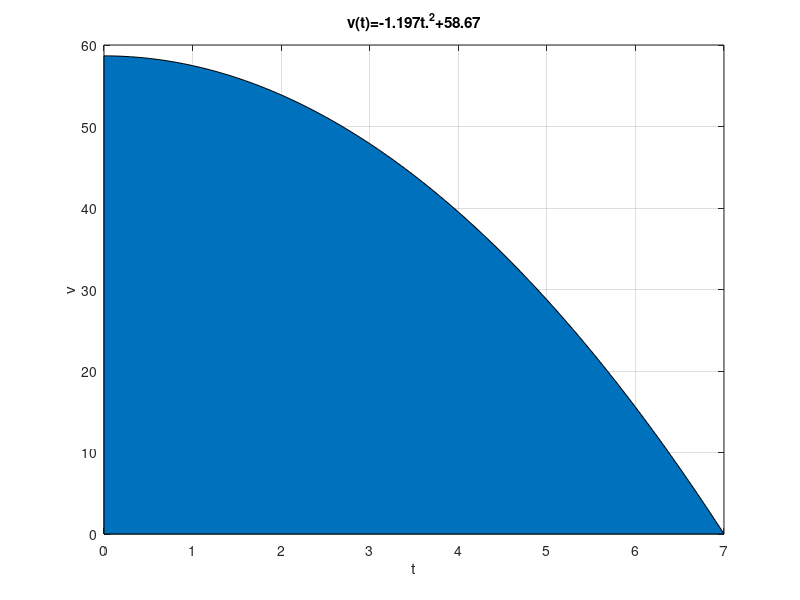

MATLAB code for this plot:
% Title       : Calculo de Integrales Definidas Basicas
% Description : Distancia de Frenado
%               El conductor de un vehiculo que viaja a 40 millas/h (58.67 pies/seg), aplica los frenos suavemente al pricipio
%               luego con mas fuerza, deteniendose por completo despues de 7 segundos. La velocidad en funcion del tiemppo se
%               modelo mediante la fincion:
%                                                   v(t)=-1.197t.^2+58.67
%               Donde v esta en pies por segundo, t en segundos y 0 ≤ t ≤ 7.
%               ¿Que distancia (en mts) recorrio el vehiculo mientras el conductor estaba frenando?
% Author      : Erika Amairani Leonardo Arce
% Date        : 03 de Junio 2021
% Version     : 1
% Notes       : funcion v(t)=-1.197t.^2+58.67

clear
clc
fun=@(t) -1.197*(t.^2)+58.67;
integral=quad(fun,0,7) 
% ¿Que distancia (en mts) recorrio el vehiculo mientras el conductor estaba frenando?
pam=0.3048;
dfrenado=integral*pam;

t=0:0.1:7;
v=-1.197*(t.^2)+58.67;
% Dibujar grafica
area(t,v)
grid on; 
% Titulo
title("v(t)=-1.197t.^2+58.67");
% Etiqueta para x
xlabel("t");
% Etiqueta para y
ylabel("v");
